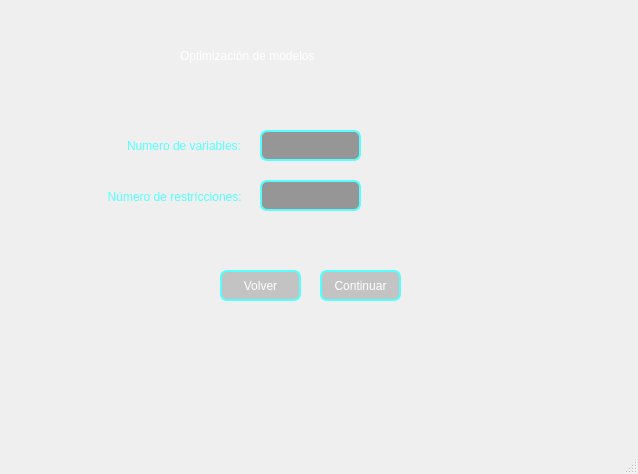
<?xml version="1.0" encoding="UTF-8"?>
<ui version="4.0">
 <class>MainWindow</class>
 <widget class="QMainWindow" name="MainWindow">
  <property name="enabled">
   <bool>true</bool>
  </property>
  <property name="geometry">
   <rect>
    <x>0</x>
    <y>0</y>
    <width>638</width>
    <height>474</height>
   </rect>
  </property>
  <property name="minimumSize">
   <size>
    <width>484</width>
    <height>0</height>
   </size>
  </property>
  <property name="maximumSize">
   <size>
    <width>638</width>
    <height>474</height>
   </size>
  </property>
  <property name="cursor">
   <cursorShape>ArrowCursor</cursorShape>
  </property>
  <property name="mouseTracking">
   <bool>true</bool>
  </property>
  <property name="windowTitle">
   <string>MainWindow</string>
  </property>
  <property name="styleSheet">
   <string notr="true">QWidget#centralwidget{
	background-color: qlineargradient(spread:pad, x1:0, y1:0, x2:1, y2:1, stop:0 		rgba(91, 91, 91, 255), stop:1 rgba(118, 118, 118, 255));
}
</string>
  </property>
  <widget class="QWidget" name="centralwidget">
   <widget class="QLabel" name="titulo">
    <property name="geometry">
     <rect>
      <x>180</x>
      <y>40</y>
      <width>271</width>
      <height>31</height>
     </rect>
    </property>
    <property name="cursor">
     <cursorShape>ArrowCursor</cursorShape>
    </property>
    <property name="styleSheet">
     <string notr="true">font: 75 20pt &quot;Bahnschrift&quot;;
color: rgb(255, 255, 255);</string>
    </property>
    <property name="text">
     <string>Optimización de modelos</string>
    </property>
   </widget>
   <widget class="QLabel" name="label">
    <property name="geometry">
     <rect>
      <x>20</x>
      <y>138</y>
      <width>221</width>
      <height>16</height>
     </rect>
    </property>
    <property name="styleSheet">
     <string notr="true">font: 87 10pt &quot;Arial Black&quot;;
color: #55ffff;</string>
    </property>
    <property name="text">
     <string>&lt;html&gt;&lt;head/&gt;&lt;body&gt;&lt;p align=&quot;right&quot;&gt;Numero de variables:&lt;/p&gt;&lt;/body&gt;&lt;/html&gt;</string>
    </property>
   </widget>
   <widget class="QLabel" name="label_2">
    <property name="geometry">
     <rect>
      <x>24</x>
      <y>187</y>
      <width>221</width>
      <height>20</height>
     </rect>
    </property>
    <property name="styleSheet">
     <string notr="true">font: 87 10pt &quot;Arial Black&quot;;
color: #55ffff;
</string>
    </property>
    <property name="text">
     <string>&lt;html&gt;&lt;head/&gt;&lt;body&gt;&lt;p align=&quot;right&quot;&gt;Número de restrícciones: &lt;/p&gt;&lt;/body&gt;&lt;/html&gt;</string>
    </property>
   </widget>
   <widget class="QPushButton" name="Btn_continuar">
    <property name="geometry">
     <rect>
      <x>320</x>
      <y>270</y>
      <width>81</width>
      <height>31</height>
     </rect>
    </property>
    <property name="cursor">
     <cursorShape>PointingHandCursor</cursorShape>
    </property>
    <property name="styleSheet">
     <string notr="true">QPushButton#Btn_continuar{
border: 2px solid #55ffff;
font: 75 12pt &quot;Bahnschrift Condensed&quot;;
background-color: rgb(150, 150, 150, 50%);
color: white;
border-radius: 7px;
}

QPushButton:hover#Btn_continuar{
background-color: #55ffff;
color: black;
}
</string>
    </property>
    <property name="text">
     <string>Continuar</string>
    </property>
   </widget>
   <widget class="QLineEdit" name="textEdit">
    <property name="geometry">
     <rect>
      <x>260</x>
      <y>130</y>
      <width>101</width>
      <height>31</height>
     </rect>
    </property>
    <property name="styleSheet">
     <string notr="true">border: 2px solid #55ffff;
background-color: rgb(150, 150, 150);
color: white;
border-radius: 7px;</string>
    </property>
   </widget>
   <widget class="QLineEdit" name="textEdit_2">
    <property name="geometry">
     <rect>
      <x>260</x>
      <y>180</y>
      <width>101</width>
      <height>31</height>
     </rect>
    </property>
    <property name="tabletTracking">
     <bool>true</bool>
    </property>
    <property name="styleSheet">
     <string notr="true">border: 2px solid #55ffff;
background-color: rgb(150, 150, 150, 100%);
color: white;
border-radius: 7px;</string>
    </property>
    <property name="clearButtonEnabled">
     <bool>false</bool>
    </property>
   </widget>
   <widget class="QPushButton" name="Btn_volver">
    <property name="geometry">
     <rect>
      <x>220</x>
      <y>270</y>
      <width>81</width>
      <height>31</height>
     </rect>
    </property>
    <property name="cursor">
     <cursorShape>PointingHandCursor</cursorShape>
    </property>
    <property name="styleSheet">
     <string notr="true">QPushButton#Btn_volver{
border: 2px solid #55ffff;
font: 75 12pt &quot;Bahnschrift Condensed&quot;;
background-color: rgb(150, 150, 150, 50%);
color: white;
border-radius: 7px;
}

QPushButton:hover#Btn_volver{
background-color: #55ffff;
color: black;
}
</string>
    </property>
    <property name="text">
     <string>Volver</string>
    </property>
   </widget>
   <widget class="QLabel" name="mensaje">
    <property name="geometry">
     <rect>
      <x>180</x>
      <y>390</y>
      <width>291</width>
      <height>20</height>
     </rect>
    </property>
    <property name="styleSheet">
     <string notr="true">color: rgb(255, 255, 255);</string>
    </property>
    <property name="text">
     <string/>
    </property>
   </widget>
  </widget>
  <widget class="QMenuBar" name="menubar">
   <property name="geometry">
    <rect>
     <x>0</x>
     <y>0</y>
     <width>638</width>
     <height>21</height>
    </rect>
   </property>
  </widget>
  <widget class="QStatusBar" name="statusbar"/>
 </widget>
 <resources/>
 <connections/>
</ui>
